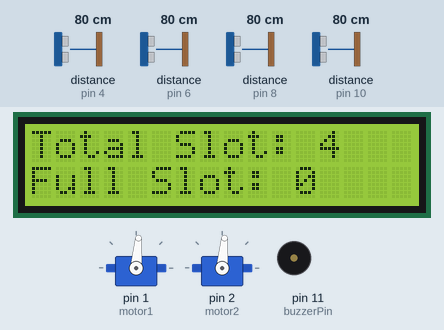
Recording of a sketch running on a simulated Arduino Uno, built with avr-gcc and run on an emulated ATmega328P. On the bench: 2 × servo, 16×2 character LCD, buzzer (waves = sounding). Wiring (inferred from the names in the program): 4 × ultrasonic range finder: trigger pin 3, echo pin 4 / trigger pin 5, echo pin 6 / trigger pin 7, echo pin 8 / trigger pin 9, echo pin 10. The test bench sets the inputs (shaded band); at power-on: distance to the obstacle (sensors on pin 6, pin 10, pin 4, pin 8) 80 cm. The echo pulse lasts 58.3 µs per cm.

Above: at 4.2 s.
4.3 s: distance to the obstacle (sensor on pin 6) set to 18 cm
5.8 s: distance to the obstacle (sensor on pin 6) set to 13 cm
At 7.1 s:
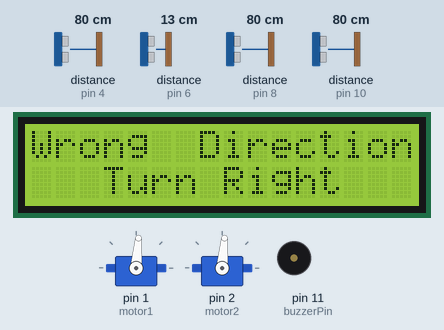
8.8 s: distance to the obstacle (sensor on pin 10) set to 17 cm
10.8 s: distance to the obstacle (sensor on pin 10) set to 13 cm
At 12.5 s:
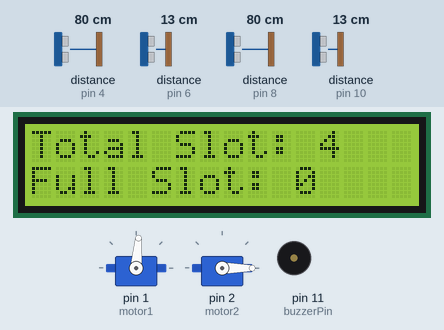
Timing chart, 0 to 13.7 s (numbered marks = the images above; inputs shaded):
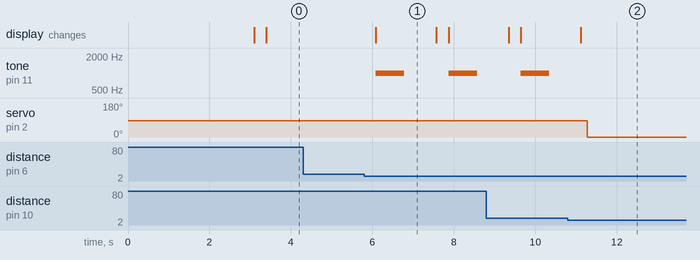

Measured:
- the behaviour switches between 16 and 15 cm on distance to the obstacle (sensor on pin 6) (found by bisection; images 0 and 1)
- the behaviour switches between 15 and 14 cm on distance to the obstacle (sensor on pin 10) (found by bisection; images 1 and 2)
- after the input at 4.3 s, every drawn part: stays the same
- after the input at 5.8 s, tone on pin 11 (buzzerPin): alternates 1000 Hz for 0.70 s and silent for 1.1 s, starting after 0.29 s; the display: changes after 0.29 s (image 1)
- after the input at 10.8 s, tone on pin 11 (buzzerPin): stays silent (without the input it goes to 1000 Hz after 0.62 s); servo on pin 2 (motor2): 85° → 0° after 0.48 s
- what the display in image 1 shows lasts 1.5 s, from 6.1 s to 7.6 s

The sketch:

car_parking_system.ino
```cpp
#include <Servo.h>
#include <LiquidCrystal_I2C.h>

int trigPin1 = 3;
int echoPin1 = 4;
int trigPin2 = 5;
int echoPin2 = 6;
int trigPin3 = 7;
int echoPin3 = 8;
int trigPin4 = 9;
int echoPin4 = 10;
int buzzerPin = 11;


Servo motor1;
Servo motor2;
LiquidCrystal_I2C lcd(0x27,16,2);

int TotalParkingSlot = 4;
int FullParkingSlot;

int mesafe(int trigPin, int echoPin)
{
  int maxrange = 15;
  int minrange = 0;
  long duration, distance;

  digitalWrite(trigPin,LOW);
  delayMicroseconds(2);
  digitalWrite(trigPin, HIGH);
  delayMicroseconds(10);
  digitalWrite(trigPin, LOW);

  duration = pulseIn(echoPin, HIGH);
  distance = duration / 58.2;
  delay(50);

  if(distance >= maxrange || distance <= minrange)
  return 0;
  return distance;
}

void alarm()
{
  tone(buzzerPin, 1000);
  delay(700);
  noTone(buzzerPin);
}

void printWrongDirection()
{
  lcd.setCursor (0,0);
  lcd.print("Wrong  Direction");
  lcd.setCursor (0,1);
  lcd.print("   Turn Right   ");
}

void setup()
{
  motor1.attach(1);
  motor2.attach(2);
  motor1.write(85);
  motor2.write(85);


  pinMode(trigPin1, OUTPUT);
  pinMode(echoPin1, INPUT);
  pinMode(trigPin2, OUTPUT);
  pinMode(echoPin2, INPUT);
  pinMode(trigPin3, OUTPUT);
  pinMode(echoPin3, INPUT);
  pinMode(trigPin4, OUTPUT);
  pinMode(echoPin4, INPUT);
  pinMode(buzzerPin, OUTPUT);

  lcd.begin();
  lcd.setCursor (0,0);
  lcd.print("  Car  Parking  ");
  lcd.setCursor (0,1);
  lcd.print("     System     ");
  delay (3000);
  lcd.clear();
}

void loop()
{
  //ENTRANCE GATE
  if(mesafe(trigPin4,echoPin4) > 0 && mesafe(trigPin3,echoPin3) == 0 && FullParkingSlot < TotalParkingSlot)
  {
    while(mesafe(trigPin4,echoPin4) > 0)
    {
      motor2.write(0);
      if(mesafe(trigPin3,echoPin3) > 0) //1 0 ken kapı açık ;  1 1 ken kapı kapalı ; 0 1 ken kapı kapalı
      {
        while(mesafe(trigPin3,echoPin3) > 0)
        {
          delay(100);
        }
        motor2.write(90);
        FullParkingSlot += 1;
      }
      delay(80);
    }
    motor2.write(90);
  }

   else if(mesafe(trigPin4,echoPin4) > 0 && mesafe(trigPin3,echoPin3) == 0 && FullParkingSlot >= TotalParkingSlot)
   {

    lcd.setCursor (0,0);
    lcd.print(" Parking  Slots ");
    lcd.setCursor (0,1);
    lcd.print("    Are Full    ");

    alarm();

       lcd.clear();
    }


//EXIT GATE
  if(mesafe(trigPin1,echoPin1) > 0 && mesafe(trigPin2,echoPin2) == 0 && FullParkingSlot != 0)
  {
    while(mesafe(trigPin1,echoPin1) > 0)
    {
      motor1.write(0);
      if(mesafe(trigPin2,echoPin2) > 0)
      {
        while(mesafe(trigPin2,echoPin2) > 0)
        {
          delay(100);
        }
        motor1.write(90);
        FullParkingSlot -= 1;
      }
      delay(80);
    }
    motor1.write(90);
  }

  if(mesafe(trigPin3,echoPin3) >  0 || mesafe(trigPin2,echoPin2) > 0)
  {
    printWrongDirection();
    alarm();
    delay(750);
    lcd.clear();
  }

  {
   lcd.setCursor (0,0);
   lcd.print("Total Slot: ");
   lcd.print(TotalParkingSlot);

   lcd.setCursor (0,1);
   lcd.print("Full Slot: ");
   lcd.print(FullParkingSlot);
  }
}
 
```
